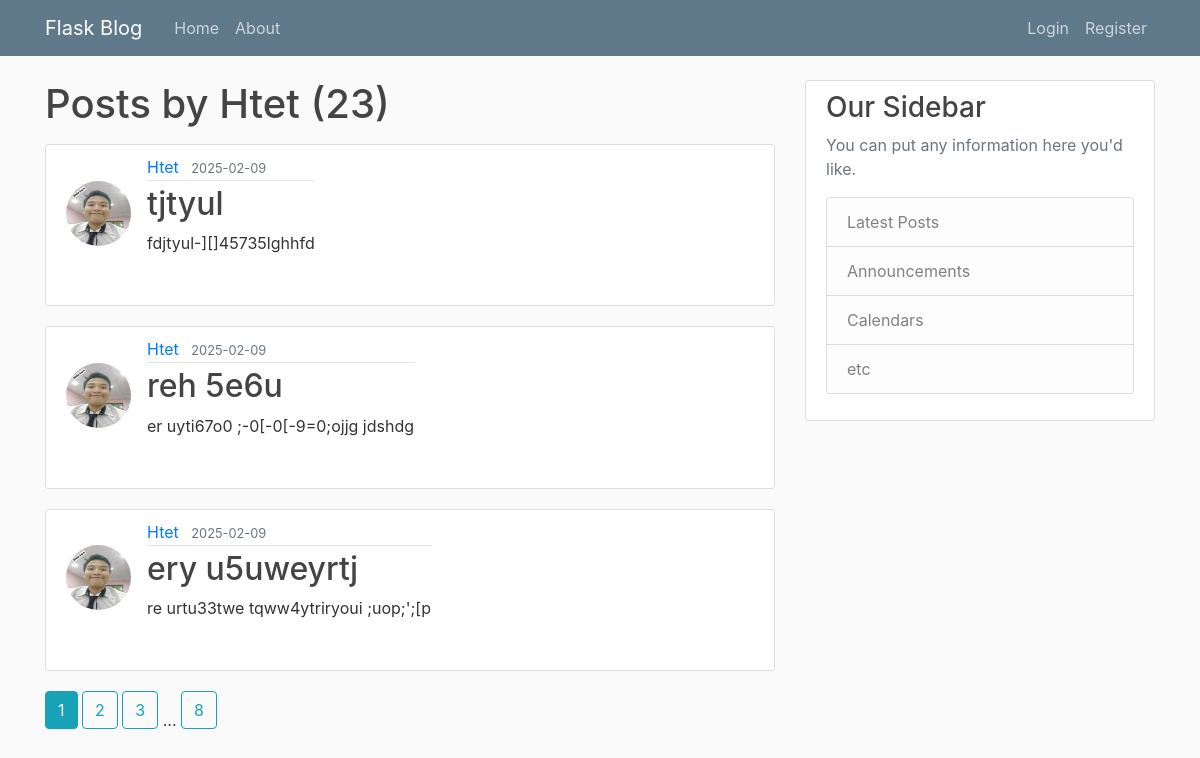
/user/Htet, run on the app's committed database.
### flaskblog/models.py (models this page shows, shortened)
class User(db.Model, UserMixin):
    id = db.Column(db.Integer, primary_key=True)
    username = db.Column(db.String(20), unique=True, nullable=False)
    email = db.Column(db.String(120), unique=True, nullable=False)
    image_file = db.Column(db.String(20), nullable=False, default='default.jpg')
    password = db.Column(db.String(60), nullable=False)
    posts = db.relationship('Post', backref='author', lazy=True)

class Post(db.Model):
    id = db.Column(db.Integer, primary_key=True)
    title = db.Column(db.String(100), nullable=False)
    date_posted = db.Column(db.DateTime, nullable=False, default=datetime.now)
    content = db.Column(db.Text, nullable=False)
    user_id = db.Column(db.Integer, db.ForeignKey('user.id'), nullable=False)

### flaskblog/users/routes.py (the view)
@users.route('/user/<string:username>')
def user_posts(username):
    page = request.args.get('page', 1, type=int)
    user = User.query.filter_by(username=username).first_or_404()
    posts = Post.query.filter_by(author=user)\
        .order_by(Post.date_posted.desc())\
        .paginate(page=page, per_page=3)
    return render_template('user_posts.html', posts=posts, user=user)

### flaskblog/templates/user_posts.html
{% extends "layout.html" %}
{% block content %}
    <h1 class="mb-3">Posts by {{ user.username }} ({{ posts.total }})</h1>
    {% for post in posts.items %}
    <article class="media content-section">
      <div class="media d-flex align-items-center mb-4">
        <img class="rounded-circle article-img" src="{{ url_for('static', filename='profile_pics/'+post.author.image_file) }}">
          <div class="media-body">
            <div class="article-metadata">
              <a class="mr-2" href="{{ url_for('users.user_posts', username=post.author.username) }}">{{ post.author.username }}</a>
              <small class="text-muted">{{ post.date_posted.strftime('%Y-%m-%d') }}</small>
            </div>
            <h2><a class="article-title" href="{{ url_for('posts.post', post_id=post.id) }}">{{ post.title }}</a></h2>
            <p class="article-content">{{ post.content }}</p>
        </div>
      </div>
      </article>
    {% endfor %}
    {% for page_num in posts.iter_pages(left_edge=1, right_edge=1, left_current=1, right_current=2) %}
      {% if page_num %}
        {% if posts.page == page_num %}
          <a class="btn btn-info mb-4" href="{{ url_for('users.user_posts', username=user.username, page=page_num) }}">{{ page_num }}</a>
        {% else %}
          <a class="btn btn-outline-info mb-4" href="{{ url_for('users.user_posts', username=user.username, page=page_num) }}">{{ page_num }}</a>
        {% endif %}
      {% else %}
        ...
      {% endif %}
    {% endfor %}
{% endblock content %}

### flaskblog/templates/layout.html (shortened to what this page needs)
<!DOCTYPE html>
<html>
    <head>
        <link href="https://cdn.jsdelivr.net/npm/bootstrap@5.3.3/dist/css/bootstrap.min.css" rel="stylesheet">
        <link rel="stylesheet" href="https://stackpath.bootstrapcdn.com/bootstrap/4.5.2/css/bootstrap.min.css">
        <link rel="stylesheet" type="text/css" href="{{ url_for('static', filename='main.css') }}">
    </head>
    <body>
        <header class="site-header">
            <nav class="navbar navbar-expand-md navbar-dark bg-steel fixed-top">
              <div class="container">
                <a class="navbar-brand mr-4" href="/">Flask Blog</a>
                <div class="collapse navbar-collapse" id="navbarToggle">
                  <div class="navbar-nav mr-auto">
                    <a class="nav-item nav-link" href="{{ url_for('main.home') }}">Home</a>
                    <a class="nav-item nav-link" href="{{ url_for('main.about') }}">About</a>
                  </div>
                  <div class="navbar-nav ms-auto">
                    {% if current_user.is_authenticated %}
                    <a class="nav-item nav-link" href="{{ url_for('posts.new_post') }}">New Post</a>
                    <a class="nav-item nav-link" href="{{ url_for('users.account') }}">Account</a>
                    <a class="nav-item nav-link" href="{{ url_for('users.logout') }}">Logout</a>
                    {% else %}
                      <a class="nav-item nav-link" href="{{ url_for('users.login') }}">Login</a>
                      <a class="nav-item nav-link" href="{{ url_for('users.register') }}">Register</a>
                    {% endif %}
                  </div>
                </div>
              </div>
            </nav>
        </header>
        <main role="main" class="container">
            <div class="row">
              <div class="col-md-8">
                {% block content %}{% endblock %}
              </div>
              <div class="col-md-4">
                <div class="content-section">
                  <h3>Our Sidebar</h3>
                  <p class='text-muted'>You can put any information here you'd like.
                    <ul class="list-group">
                      <li class="list-group-item list-group-item-light">Latest Posts</li>
                      <li class="list-group-item list-group-item-light">Announcements</li>
                      <li class="list-group-item list-group-item-light">Calendars</li>
                      <li class="list-group-item list-group-item-light">etc</li>
                    </ul>
                  </p>
                </div>
              </div>
            </div>
        </main>
    </body>
</html>

### flaskblog/static/main.css (style rules this page uses)
body { background: #fafafa; color: #333333; margin-top: 5rem; }
h1, h2, h3, h4, h5, h6 { color: #444444; }
.bg-steel { background-color: #5f788a; }
.site-header .navbar-nav .nav-link { color: #cbd5db; }
.content-section { background: #ffffff; padding: 10px 20px; border: 1px solid #dddddd; border-radius: 3px; margin-bottom: 20px; }
.article-title { color: #444444; }
.article-content { white-space: pre-line; }
.article-img { height: 65px; width: 65px; margin-right: 16px; }
.article-metadata { padding-bottom: 1px; margin-bottom: 4px; border-bottom: 1px solid #e3e3e3 }

### data on the page
User: username "Htet"
Post: image_file (picture), author.username "Htet", date_posted "2025-02-09", title "tjtyul", content "fdjtyul-][]45735lghhfd"
Post: image_file (picture), author.username "Htet", date_posted "2025-02-09", title "reh 5e6u", content "er uyti67o0 ;-0[-0[-9=0;ojjg jdshdg"
Post: image_file (picture), author.username "Htet", date_posted "2025-02-09", title "ery u5uweyrtj", content "re urtu33twe tqww4ytriryoui ;uop;';[p"

### other printed values
{{ posts.total }} "23"
{{ page_num }} "1"
{{ page_num }} "2" "3" "8"
